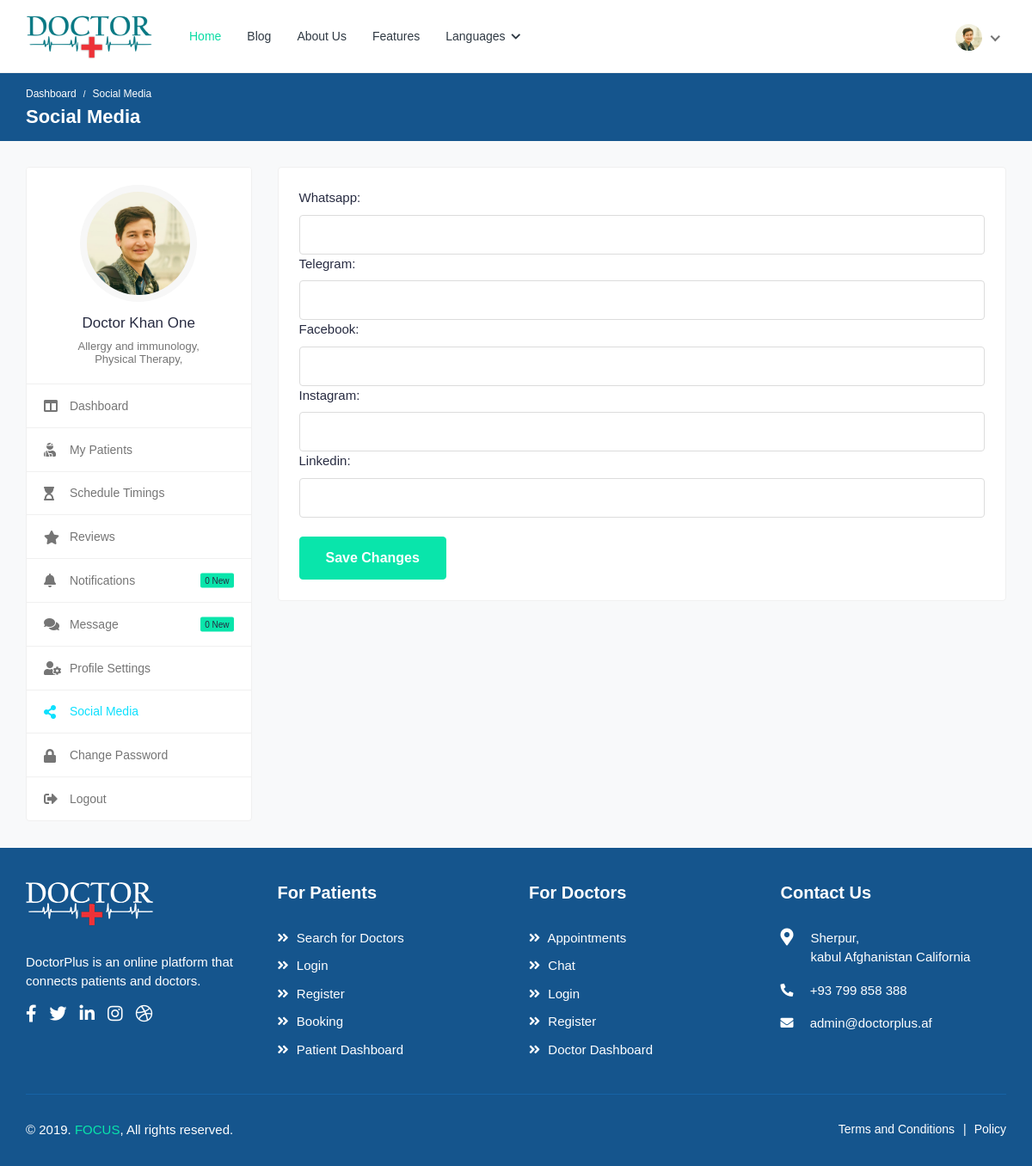
Screenshot of /doctor/socialmedia/ (signed in) with the database file from the repository.
### user/models.py (models this page shows, shortened)
class User(AbstractBaseUser):
    GENDER = (("Male", "Male"), ("Female", "Female"), ("Other", "Other"))
    class Types(models.TextChoices):
        Patient = "Patient"
        Doctor = "Doctor"
        Relative = "Relative"
        Admin = "Admin"
        Blogger = "Blogger"
        HealthMinistry = "HealthMinistry"
        AdminPlus = "AdminPlus"
    user_type = models.CharField(max_length=50, choices=Types.choices, default=Types.Patient)
    full_name = models.CharField(max_length=255, blank=True, null=True, validators=[valid.name])
    rtl_full_name = models.CharField(max_length=255, blank=True, null=True)
    phone = models.CharField(max_length=255, unique=True, null=True, blank=True)
    email = models.CharField(max_length=255, blank=True, null=True, unique=True, validators=[valid.email])
    date_of_birth = models.DateField(null=True, blank=True, validators=[valid.dob])
    avatar = models.ImageField(
        upload_to=upload_user_avatar, null=True, blank=True,
        validators=[valid.avatar_size, valid.avatar_type],
    )
    active = models.BooleanField(default=False)
    suspend = models.BooleanField(default=False)
    gender = models.CharField(max_length=15, choices=GENDER, default="Male")
    admin = models.BooleanField(default=False)
    staff = models.BooleanField(default=False)
    timestamp = models.DateTimeField(auto_now=True)
    updated_at = models.DateTimeField(auto_now=True)
    USERNAME_FIELD = "phone"  # username
    REQUIRED_FIELDS = []  # ['full_name'] # it is for python manage.py createsuperuser
    objects = UserManager()
    def __str__(self):
        if self.full_name:
            return self.full_name
        elif self.phone:
            return self.phone
        elif self.email:
            return self.email
        return "Name Unknown"

class Speciality(models.Model):
    class Meta:
        verbose_name = "Speciality"
        verbose_name_plural = "Specialities"
    name = models.CharField(max_length=256)
    farsi_name = models.CharField(max_length=256, null=True, blank=True)
    pashto_name = models.CharField(max_length=256, null=True, blank=True)
    speciality_category = models.ForeignKey(SpecialityCategory, on_delete=models.CASCADE)
    def __str__(self):
        return str(self.name)

class Service(models.Model):
    speciality = models.ForeignKey("Speciality", on_delete=models.CASCADE)
    name = models.CharField(max_length=128)
    farsi_name = models.CharField(max_length=128)
    pashto_name = models.CharField(max_length=128)
    def __str__(self):
        return str(self.name)

### doctor/views.py (the view)
# urls.py: path("socialmedia/", SocialMediaProfile.as_view(), name="socialmedia"),
class SocialMediaProfile(FormView):
    model = DoctorSocialMedia
    form_class = SocialMediaForm
    success_url = "."
    template_name = "doctor/social_media_profile.html"

### doctor/forms.py
class SocialMediaForm(forms.ModelForm):
    class Meta:
        model = SocialMedia
        fields = "__all__"
        exclude = ("doctor",)
        labels = {}
        widgets = {
            "whatsapp": forms.TextInput(attrs={"class": "form-control"}),
            "telegram": forms.TextInput(attrs={"class": "form-control"}),
            "facebook": forms.TextInput(attrs={"class": "form-control"}),
            "instagram": forms.TextInput(attrs={"class": "form-control"}),
            "linkedin": forms.TextInput(attrs={"class": "form-control"}),
        }

### doctor/templatetags/doctor_tags.py (called while the page is built)
@register.simple_tag
def total_notifications(doctor__user):
    notifications = Notification.objects.filter(receiver=doctor__user, seen=False).count()
    return notifications

@register.simple_tag
def total_chat_notifications(doctor__user):
    the_filter = Q(Q(thread__second=doctor__user) & ~Q(thread__first=doctor__user) & Q(seen=False))
    chat_queryset = ChatMessage.objects.filter(the_filter).distinct().count()
    return chat_queryset

@register.simple_tag
def doctor_last_chat(user):
    the_filter = Q(Q(thread__second=user) & ~Q(thread__first=user) & Q(seen=False))
    ChatMessage.objects.filter(the_filter).update(seen=True)
    thread = Thread.objects.filter(Q(first=user) | Q(second=user)).last()
    if not thread:
        print('is thread is none')
        completed_app = Appointment.objects.filter(Q(status="COMPLETED") & Q(doctor__user=user) & Q(relative=None)).last()
        if not completed_app:
            return HttpResponseNotFound()
        thread = Thread.objects.create(first=user, second=completed_app.doctor.user)
    if thread.first == user:
        return f"/chat/{thread.second.phone}/"
    else:
        return f"/chat/{thread.first.phone}/"

### doctor/templates/doctor/social_media_profile.html (shortened to what this page needs)
{% extends 'doctor_sidebar.html' %}
{% load static %}
{% block content %}
<div class="col-md-7 col-lg-8 col-xl-9">
  <div class="card">
    <div class="card-body">
      <form method="post">
        {{ form }}
        <br>
        <div class="submit-section">
          <button type="submit" class="btn btn-primary submit-btn">Save Changes</button>
        </div>
      </form>
    </div>
  </div>
</div>
{% endblock content %}

### templates/doctor_sidebar.html (shortened to what this page needs)
{% load static %}
{% load doctor_tags %}
<!DOCTYPE html>
<html>
  <head>
    {% include "base_snippets/css.html" %}
  </head>
  <body>
    <div class="main-wrapper">
      {% include "base_snippets/navbar.html" %}
      {% block doctor_breadcrumb %}
      {% include 'base_snippets/doctor_breadcrumb.html' %}
      {% endblock doctor_breadcrumb %}
      <div class="content">
        <div class="container-fluid">
          <div class="row">
            <div class="col-md-5 col-lg-4 col-xl-3 theiaStickySidebar">
              <div class="profile-sidebar">
                <div class="widget-profile pro-widget-content">
                  <div class="profile-info-widget">
                    <a href="#" class="booking-doc-img">
                      <img src="{% if request.user.avatar %}{{ request.user.avatar.url }}{% else %}{% if request.user.gender == 'Male' %}{% static 'img/male_profile.png' %}{% else %}{% static 'img/female_profile.png' %}{% endif %}{% endif %}" alt="User Image alternative">
                    </a>
                    <div class="profile-det-info">
                      <h3>{{ request.user }}</h3>
                      <div class="patient-details">
                        <h5 class="mb-0">
                          {% for speciality in request.user.doctor.speciality.all %}
                          {{ speciality }},
                          {% endfor %}
                        </h5>
                        <h5 class="mb-0">
                          {% for service in request.user.doctor.service.all %}
                          {{ service }},
                          {% endfor %}
                        </h5>
                      </div>
                    </div>
                  </div>
                </div>
                <div class="dashboard-widget">
                  <nav class="dashboard-menu">
                    <ul>
                      <li name="menu-item">
                        <a href="{% url 'doctor:dashboard' %}">
                          <i class="fas fa-columns"></i>
                          <span>Dashboard</span>
                        </a>
                      </li>
                      <li name="menu-item">
                        <a href="{% url 'doctor:my_patient' %}">
                          <i class="fas fa-user-injured"></i>
                          <span>My Patients</span>
                        </a>
                      </li>
                      <li name="menu-item">
                        <a href="{% url 'appointment:schedule' %}">
                          <i class="fas fa-hourglass-start"></i>
                          <span>Schedule Timings</span>
                        </a>
                      </li>
                      <li name="menu-item">
                        <a href="{% url 'doctor:doctor_review' %}">
                          <i class="fas fa-star fa-spin"></i>
                          <span>Reviews</span>
                        </a>
                      </li>
                      <li name="menu-item">
                        <a href="{% url 'doctor:doctor_note' %}">
                          <i class="fas fa-bell"></i>
                          <span>Notifications</span>
                          <small class="unread-msg">{% total_notifications request.user %} new</small>
                        </a>
                      </li>
                      <li name="menu-item">
                        <a href="{% doctor_last_chat request.user %}">
                          <i class="fas fa-comments"></i>
                          <span>Message</span>
                          <small class="unread-msg">{% total_chat_notifications request.user %} new</small>
                        </a>
                      </li>
                      <li name="menu-item">
                        <a href="{% url 'doctor:doctor_profile' %}">
                          <i class="fas fa-user-cog"></i>
                          <span>Profile Settings</span>
                        </a>
                      </li>
                      <li name="menu-item">
                        <a href="{% url 'doctor:socialmedia' %}">
                          <i class="fas fa-share-alt"></i>
                          <span>Social Media</span>
                        </a>
                      </li>
                      <li name="menu-item">
                        <a href="{% url 'doctor:doctor_password' %}">
                          <i class="fas fa-lock"></i>
                          <span>Change Password</span>
                        </a>
                      </li>
                      <li>
                        <a href="{% url 'logout' %}">
                          <i class="fas fa-sign-out-alt"></i>
                          <span>Logout</span>
                        </a>
                      </li>
                    </ul>
                  </nav>
                </div>
              </div>
            </div>
            {% block content %}
            {% endblock content %}
          </div>
        </div>
      </div>
      {% include "base_snippets/footer.html" %}
    </div>
  </body>
</html>

### templates/base_snippets/navbar.html (shortened to what this page needs)
{% load static %}
<header class="header">
  <nav class="navbar navbar-expand-lg header-nav">
    <div class="navbar-header">
      <a href="{% url 'home:homepage' %}" class="navbar-brand logo">
        <img src="{% static 'img/logo.png' %}" class="img-fluid" alt="Logo">
      </a>
    </div>
    <div class="main-menu-wrapper">
      <ul class="main-nav">
        <li class="active">
          <a href="{% url 'home:homepage' %}">Home</a>
        </li>
        <li class="">
          <a href="{% url 'blog:list' %}">Blog</a>
        </li>
        <li class="">
          <a href="#">About Us</a>
        </li>
        <li class="">
          <a href="#">Features</a>
        </li>
        <li class="has-submenu">
          <a href="#">Languages <i class="fas fa-chevron-down"></i></a>
        </li>
      </ul>
    </div>
    <ul class="nav header-navbar-rht">
      {% if not request.user.is_authenticated %}
      <li class="nav-item">
        <a class="nav-link header-login" href="{% url 'user:login' %}">login / Signup</a>
      </li>
      {% elif request.user.user_type == 'Doctor' %}
      <li class="nav-item dropdown has-arrow logged-item">
        <a href="#" class="dropdown-toggle nav-link" data-toggle="dropdown">
          <span class="user-img">
            <img class="rounded-circle" src="{% if request.user.avatar %}{{ request.user.avatar.url }}{% else %}{% if request.user.gender == 'Male' %}{% static 'img/male_profile.png' %}{% else %}{% static 'img/female_profile.png' %}{% endif %}{% endif %}" width="31">
          </span>
        </a>
      </li>
      {% endif %}
    </ul>
  </nav>
</header>

### templates/base_snippets/django_messages.html (style rules this page uses)
body { font-family: 'Varela Round', sans-serif; }

### rows the page displays
User: avatar (picture), user "Doctor Khan One", id "0"
Speciality: name "Allergy and immunology"
Service: name "Physical Therapy"
